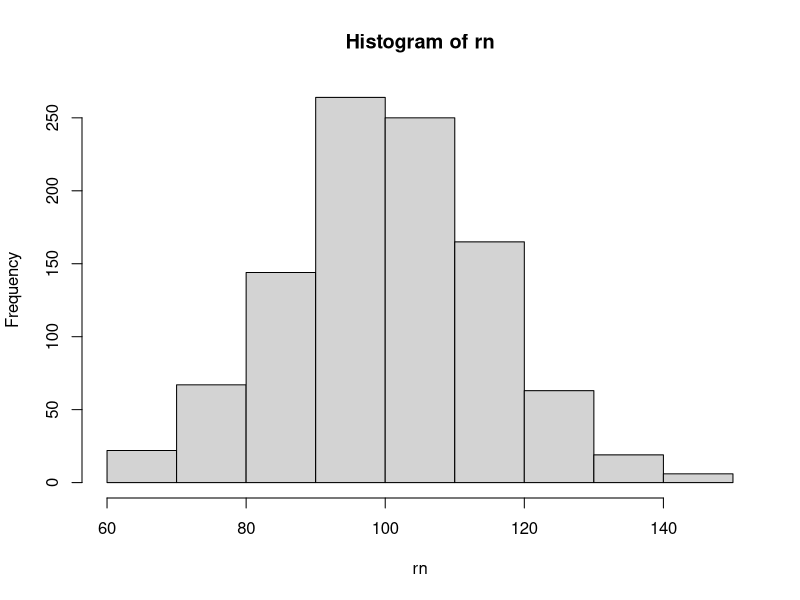

Write R code to recreate this figure.
## ---- chunk 1
1 + 1
## ---- chunk 2
#| echo: false
2 * 2
## ---- chunk 3
#| label: "fig-hist"
#| fig-cap: "Histogram of randomly generated numbers"
rn <- rnorm(1000, 100, 15)
mean(rn)
hist(rn)
